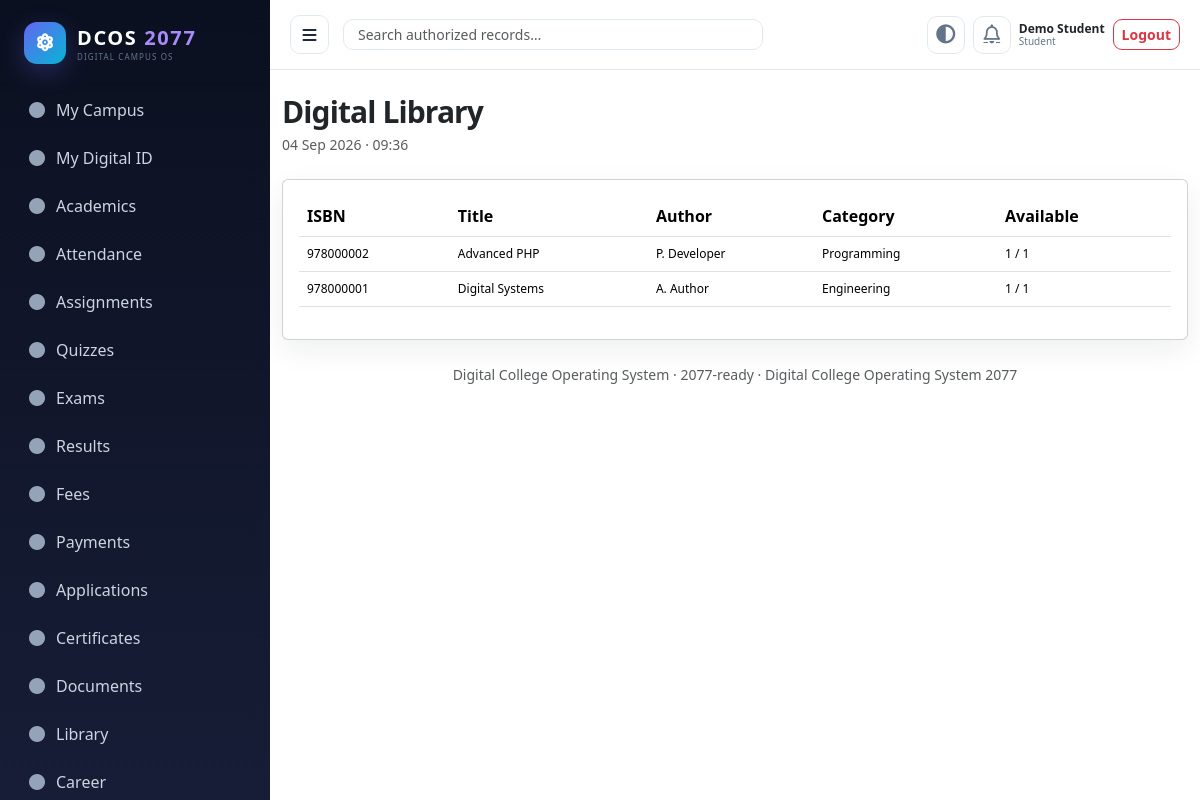
Screenshot of /student/library.php (signed in) with the database file from the repository.
### tables this page shows
CREATE TABLE books(id INT AUTO_INCREMENT PRIMARY KEY,isbn VARCHAR(60) UNIQUE,title VARCHAR(220),author VARCHAR(180),publisher VARCHAR(180),category VARCHAR(100),year INT,status VARCHAR(30) DEFAULT 'Active');

### config/database.php (called while the page is built, shortened)
<?php
function db(): PDO {
    $host=getenv('CMS_DB_HOST') ?: '127.0.0.1'; $name=getenv('CMS_DB_NAME') ?: 'college_management';
    $user=getenv('CMS_DB_USER') ?: 'root'; $pass=getenv('CMS_DB_PASS') ?: '';
    $dsn="mysql:host={$host};dbname={$name};charset=utf8mb4";
    $pdo=new PDO($dsn,$user,$pass,[PDO::ATTR_ERRMODE=>PDO::ERRMODE_EXCEPTION,PDO::ATTR_DEFAULT_FETCH_MODE=>PDO::FETCH_ASSOC,PDO::ATTR_EMULATE_PREPARES=>false]);
    return $pdo;
}

### helpers/security.php (called while the page is built, shortened)
<?php
function e($v){return htmlspecialchars((string)$v,ENT_QUOTES,'UTF-8');}

### student/library.php (the view)
<?php require_once __DIR__.'/../includes/bootstrap.php';require_role('Student');$q=db()->query("SELECT b.*,COUNT(bc.id) copies,SUM(bc.status='Available') available FROM books b LEFT JOIN book_copies bc ON bc.book_id=b.id GROUP BY b.id ORDER BY b.title");page_top('Digital Library');?><div class='card p-3 table-responsive'><table class='table'><tr><th>ISBN</th><th>Title</th><th>Author</th><th>Category</th><th>Available</th></tr><?php foreach($q as $r):?><tr><td><?=e($r['isbn'])?></td><td><?=e($r['title'])?></td><td><?=e($r['author'])?></td><td><?=e($r['category'])?></td><td><?=e($r['available'])?> / <?=e($r['copies'])?></td></tr><?php endforeach;?></table></div><?php page_bottom(); ?>

### assets/css/app.css (style rules this page uses)
:root { --primary:#4f46e5;--primary2:#6366f1;--secondary:#0ea5e9;--success:#10b981;--warning:#f59e0b;--danger:#ef4444;--info:#06b6d4;--bg:#f8fafc;--panel:#fff;--ink:#1e293b;--muted:#64748b;--line:#e2e8f0;--dark:#0f172a;--sidebar:#0b1020;--sidebar2:#171d36;--radius:14px;--shadow:0 10px 30px rgba(15,23,42,.07);--shadow-lg:0 24px 70px rgba(15,23,42,.15) }
* { box-sizing:border-box }
html { scroll-behavior:smooth }
body { margin:0;background:var(--bg);color:var(--ink);font-family:Inter,ui-sans-serif,system-ui,-apple-system,BlinkMacSystemFont,"Segoe UI",Roboto,Arial,sans-serif;font-size:14px;line-height:1.55 }
.card { border:1px solid var(--line);box-shadow:var(--shadow);border-radius:var(--radius);background:var(--panel) }
.table tbody td { font-size:12px;vertical-align:middle }

### rows the page displays
books: isbn "978000002", title "Advanced PHP", author "P. Developer", category "Programming", available "1", copies "1"
books: isbn "978000001", title "Digital Systems", author "A. Author", category "Engineering", available "1", copies "1"

### other values shown
$label "My Campus"
$label "My Digital ID"
$label "Academics"
$label "Attendance"
$label "Assignments"
$label "Quizzes"
$label "Exams"
$label "Results"
$label "Fees"
$label "Payments"
$label "Applications"
$label "Certificates"
$label "Documents"
$label "Library"
$label "Career"
